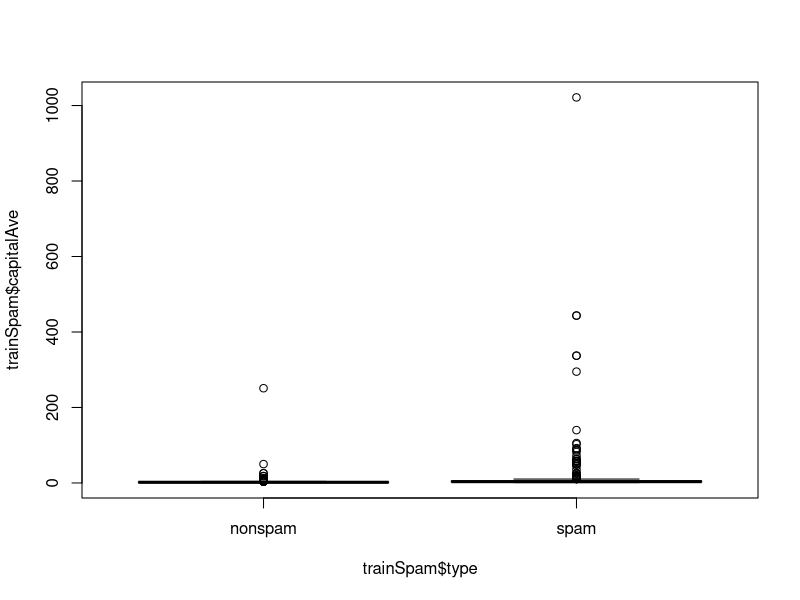
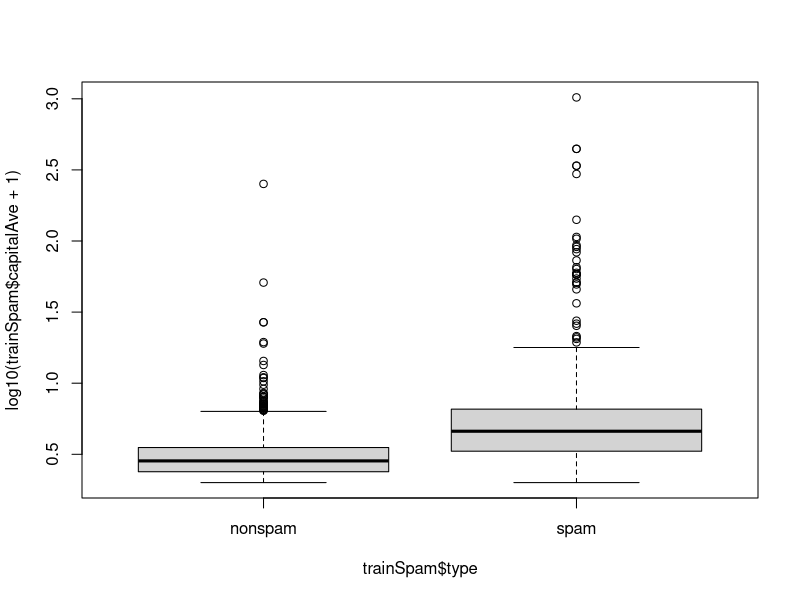
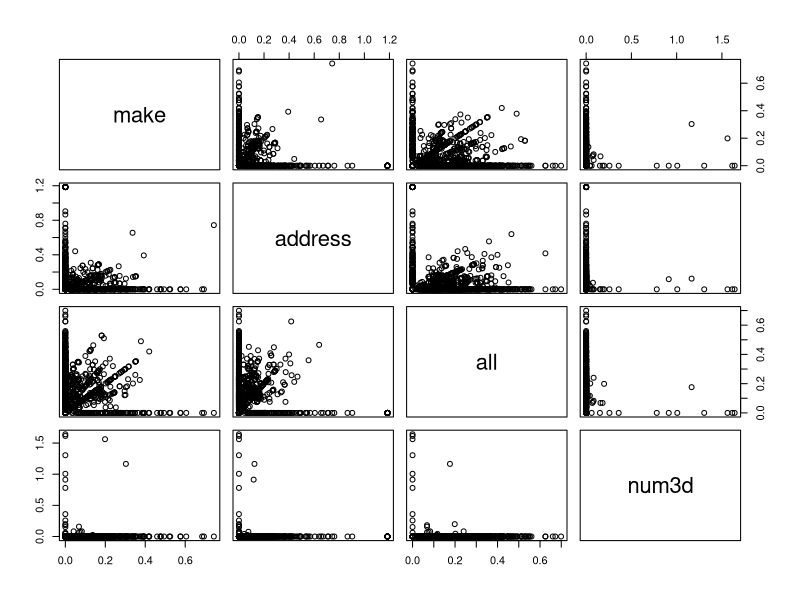
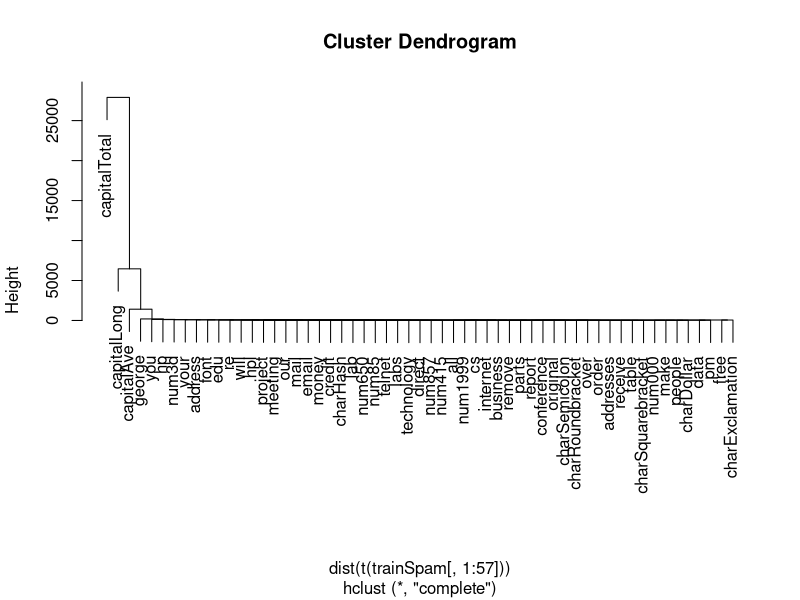
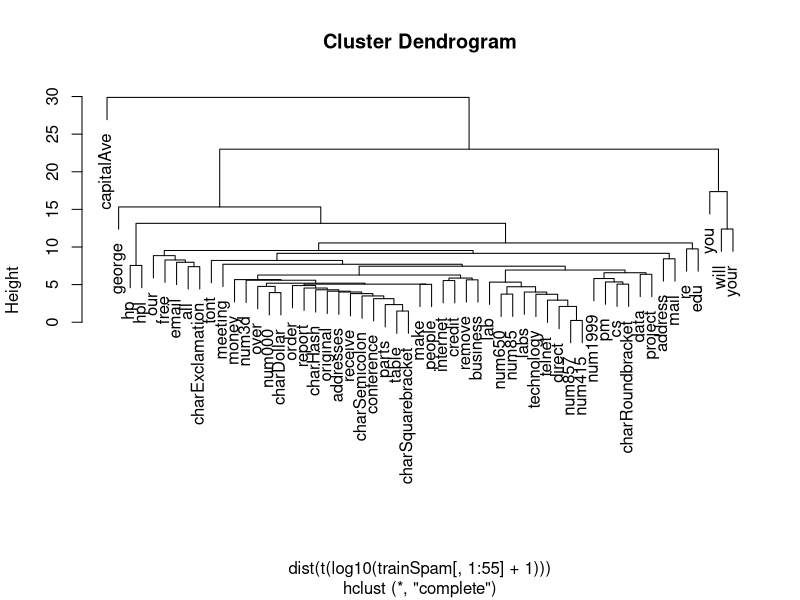

The R script that drew these images, in order:
library(kernlab)
data(spam)
dim(spam)

trainIndicator=rbinom(4601,size=1,prob=0.5)
table(trainIndicator)
trainSpam = spam[trainIndicator==1,]
testSpam = spam[trainIndicator==0,]
dim(trainSpam)

trainSpam = spam[trainIndicator == 1, ]
testSpam = spam[trainIndicator == 0, ]


names(trainSpam)


head(trainSpam)
table(trainSpam$type)
plot(trainSpam$capitalAve ~ trainSpam$type)
plot(log10(trainSpam$capitalAve + 1) ~ trainSpam$type)

#relationship plot
plot(log10(trainSpam[, 1:4] + 1))

##clustering

hCluster = hclust(dist(t(trainSpam[, 1:57])))
plot(hCluster)

#refine clustering

hClusterUpdated = hclust(dist(t(log10(trainSpam[, 1:55] + 1))))
plot(hClusterUpdated)


##statistical prediction
trainSpam$numType = as.numeric(trainSpam$type) - 1
costFunction = function(x, y) {
 sum(x != (y > 0.5))
}
cvError = rep(NA, 55)
library(boot)
for (i in 1:55) {
 lmFormula = as.formula(paste("numType~", names(trainSpam)[i], sep = ""))
 glmFit = glm(lmFormula, family = "binomial", data = trainSpam)
 cvError[i] = cv.glm(trainSpam, glmFit, costFunction, 2)$delta[2]
}


##uncertainity

predictionModel = glm(numType ~ charDollar, family = "binomial", data = trainSpam)
## Warning: glm.fit: fitted probabilities numerically 0 or 1 occurred
predictionTest = predict(predictionModel, testSpam)
predictedSpam = rep("nonspam", dim(testSpam)[1])
predictedSpam[predictionModel$fitted > 0.5] = "spam"
table(predictedSpam, testSpam$type)
